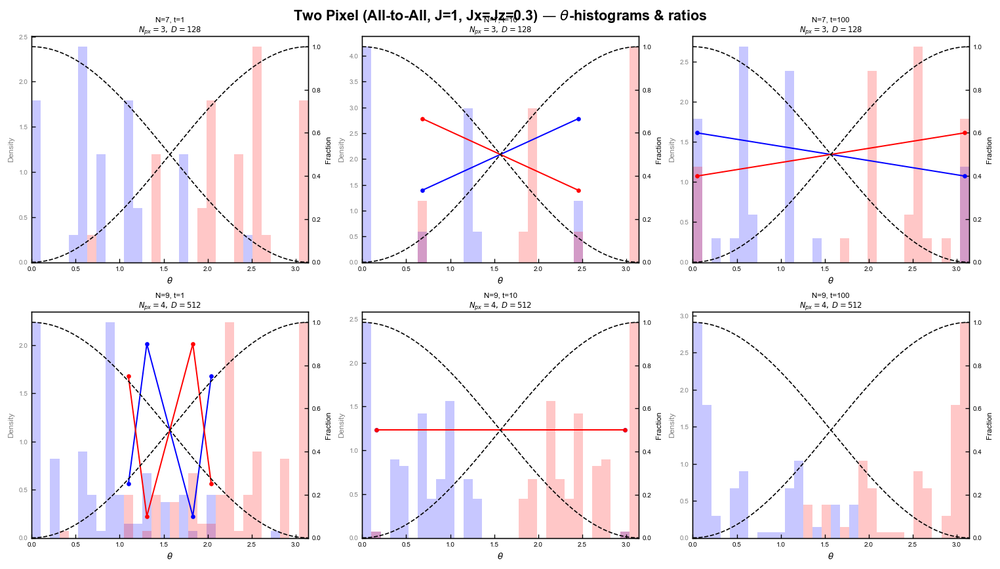
#> input picture tp_size_scan_all_to_all.png, 1000 x 569 px, shrunk from 1525 x 867 before the run
$ python build_zeus_atlas_presentation_assets.py --source ../tp_size_scan_all_to_all.png
#> lines starting #> are read from the running program, lines starting #| are printed output that depends on the picture
"""Build reproducible three-row assets for the Zeus-atlas Beamer deck.

Each output keeps one representative Hamiltonian point and all three
diagnostic rows: angular histograms, the connected Born ratio, and the Bloch
sphere.  Cropping is intentionally separate from the scientific plotters so
the presentation never recomputes or alters completed Zeus results.
"""

from __future__ import annotations

import argparse
from dataclasses import dataclass
from pathlib import Path

from PIL import Image


ROOT = Path(__file__).resolve().parents[1]
OUTPUT_ROOT = ROOT / "figures/zeus_single_pixel_atlas_presentation_2026-07-16"


@dataclass(frozen=True)
class CropSpec:
    """Describe a normalized crop of one atlas column."""

    source: Path
    destination: Path
    left: float
    right: float
    top: float = 0.045

    def validate(self) -> None:
        if not (0.0 <= self.left < self.right <= 1.0):
            raise ValueError(f"Invalid horizontal crop for {self.destination}: {self.left}, {self.right}")
        if not (0.0 <= self.top < 1.0):
            raise ValueError(f"Invalid top crop for {self.destination}: {self.top}")


def equal_column_spec(
    source: Path,
    destination: Path,
    column: int,
    columns: int,
    *,
    left_pad: float = 0.004,
    right_pad: float = 0.002,
) -> CropSpec:
    """Create a crop spec for one column in an equal-width atlas grid."""
    if not 0 <= column < columns:
        raise ValueError(f"column {column} is outside a {columns}-column atlas")
    left = 0.0 if column == 0 else column / columns + left_pad
    right = 1.0 if column == columns - 1 else (column + 1) / columns + right_pad
    return CropSpec(source=source, destination=destination, left=left, right=right)


HZ0_SOURCE = ROOT / "work/zeus_single_pixel_atlas_scaling_2026-07-14/hz0/N16/figures/N16_hz0_diagnostic_atlas_t1e3.png"
HZ_RESONANCE_SOURCE = ROOT / "work/zeus_single_pixel_atlas_scaling_2026-07-14/hz_resonance/N15/figures/N15_hz_atlas_center_0_t1e3.png"
JPM_SOURCE = ROOT / "work/zeus_single_pixel_atlas_scaling_2026-07-14/jpm_coupling/N15/figures/N15_jpm_sweep_atlas_t1e3.png"
JPM_HZ_ROOT = ROOT / "work/zeus_single_pixel_atlas_scaling_2026-07-14/jpm_hz/N14/figures"
TWO_PIXEL_HZ0_SOURCE = ROOT / "figures/conjecture_two_pixel_comparison_2026-07-16/atlases/hz0_t1e6_page01.png"


SPECS: dict[str, CropSpec] = {
    "matched_hz0": CropSpec(
        source=ROOT / "work/zeus_single_pixel_atlas_scaling_2026-07-14/hz0/N16/figures/N16_hz0_diagnostic_atlas_t1e3.png",
        destination=OUTPUT_ROOT / "N16_matched_hz0_t1e3.png",
        left=0.435,
        right=0.575,
    ),
    "hz_resonance": CropSpec(
        source=ROOT / "work/zeus_single_pixel_atlas_scaling_2026-07-14/hz_resonance/N15/figures/N15_hz_atlas_center_0_t1e3.png",
        destination=OUTPUT_ROOT / "N15_hz_resonance_p0p01_t1e3.png",
        left=0.604,
        right=0.802,
    ),
    "jpm_coupling": CropSpec(
        source=ROOT / "work/zeus_single_pixel_atlas_scaling_2026-07-14/jpm_coupling/N15/figures/N15_jpm_sweep_atlas_t1e3.png",
        destination=OUTPUT_ROOT / "N15_jpm_1_t1e3.png",
        left=0.671,
        right=0.752,
    ),
    "jpm_hz": CropSpec(
        source=ROOT / "work/zeus_single_pixel_atlas_scaling_2026-07-14/jpm_hz/N14/figures/N14_jpm_hz_atlas_center_p1_t1e3.png",
        destination=OUTPUT_ROOT / "N14_jpm_hz_p1_t1e3.png",
        left=0.404,
        right=0.602,
    ),
    "hz0_0": equal_column_spec(HZ0_SOURCE, OUTPUT_ROOT / "N16_hz0_0_t1e3.png", 0, 7, left_pad=0.006, right_pad=0.004),
    "hz0_0p09": equal_column_spec(HZ0_SOURCE, OUTPUT_ROOT / "N16_hz0_0p09_t1e3.png", 2, 7, left_pad=0.006, right_pad=0.004),
    "hz0_0p1": equal_column_spec(HZ0_SOURCE, OUTPUT_ROOT / "N16_hz0_0p1_t1e3.png", 3, 7, left_pad=0.006, right_pad=0.004),
    "hz0_0p2": equal_column_spec(HZ0_SOURCE, OUTPUT_ROOT / "N16_hz0_0p2_t1e3.png", 6, 7, left_pad=0.006, right_pad=0.004),
    "hz_m0p05": equal_column_spec(HZ_RESONANCE_SOURCE, OUTPUT_ROOT / "N15_hz_m0p05_t1e3.png", 0, 5, left_pad=0.010, right_pad=0.0),
    "hz_m0p01": equal_column_spec(HZ_RESONANCE_SOURCE, OUTPUT_ROOT / "N15_hz_m0p01_t1e3.png", 1, 5, left_pad=0.010, right_pad=0.0),
    "hz_0": equal_column_spec(HZ_RESONANCE_SOURCE, OUTPUT_ROOT / "N15_hz_0_t1e3.png", 2, 5, left_pad=0.010, right_pad=0.0),
    "hz_p0p01": equal_column_spec(HZ_RESONANCE_SOURCE, OUTPUT_ROOT / "N15_hz_p0p01_t1e3.png", 3, 5, left_pad=0.010, right_pad=0.0),
    "jpm_0": equal_column_spec(JPM_SOURCE, OUTPUT_ROOT / "N15_jpm_0_t1e3.png", 0, 12, left_pad=0.005, right_pad=0.0),
    "jpm_0p1": equal_column_spec(JPM_SOURCE, OUTPUT_ROOT / "N15_jpm_0p1_t1e3.png", 4, 12, left_pad=0.005, right_pad=0.0),
    "jpm_1": equal_column_spec(JPM_SOURCE, OUTPUT_ROOT / "N15_jpm_1_range_t1e3.png", 8, 12, left_pad=0.005, right_pad=0.0),
    "jpm_2": equal_column_spec(JPM_SOURCE, OUTPUT_ROOT / "N15_jpm_2_t1e3.png", 10, 12, left_pad=0.005, right_pad=0.0),
    "jpm_hz_m2": equal_column_spec(JPM_HZ_ROOT / "N14_jpm_hz_atlas_center_m2_t1e3.png", OUTPUT_ROOT / "N14_jpm_hz_m2_t1e3.png", 2, 5, left_pad=0.010, right_pad=0.0),
    "jpm_hz_0": equal_column_spec(JPM_HZ_ROOT / "N14_jpm_hz_atlas_center_0_t1e3.png", OUTPUT_ROOT / "N14_jpm_hz_0_t1e3.png", 2, 5, left_pad=0.010, right_pad=0.0),
    "jpm_hz_p1": equal_column_spec(JPM_HZ_ROOT / "N14_jpm_hz_atlas_center_p1_t1e3.png", OUTPUT_ROOT / "N14_jpm_hz_p1_range_t1e3.png", 2, 5, left_pad=0.010, right_pad=0.0),
    "jpm_hz_p2": equal_column_spec(JPM_HZ_ROOT / "N14_jpm_hz_atlas_center_p2_t1e3.png", OUTPUT_ROOT / "N14_jpm_hz_p2_t1e3.png", 2, 5, left_pad=0.010, right_pad=0.0),
    "two_hz0_0p09": equal_column_spec(TWO_PIXEL_HZ0_SOURCE, OUTPUT_ROOT / "ND8_two_hz0_0p09_t1e6.png", 2, 5, left_pad=0.010, right_pad=0.0),
    "two_hz0_0p1": equal_column_spec(TWO_PIXEL_HZ0_SOURCE, OUTPUT_ROOT / "ND8_two_hz0_0p1_t1e6.png", 3, 5, left_pad=0.010, right_pad=0.0),
}

ROW_RANGES: dict[str, tuple[float, float]] = {
    "p": (0.0, 0.305),
    "r": (0.325, 0.61),
    "bloch": (0.67, 0.95),
}


def row_destination(column_destination: Path, row_name: str) -> Path:
    return column_destination.with_name(f"{column_destination.stem}_{row_name}.png")


def crop_diagnostic_rows(column_destination: Path) -> None:
    """Split a tall 3-row column into slide-readable P, R, and Bloch panels."""
    with Image.open(column_destination) as image:
        width, height = image.size
        for row_name, (top, bottom) in ROW_RANGES.items():
            row = image.crop((0, round(top * height), width, round(bottom * height)))
            row.save(
                row_destination(column_destination, row_name),
                dpi=image.info.get("dpi", (150, 150)),
            )


def crop_atlas_column(spec: CropSpec) -> None:
    """Crop one atlas column while retaining its three diagnostic rows."""
    spec.validate()
    if not spec.source.is_file():
        raise FileNotFoundError(spec.source)
    with Image.open(spec.source) as image:
#> image is the input picture: PIL image 1000x569 RGBA; mean R, G, B, A 243.9, 239.1, 243.6, 255
        width, height = image.size
#> width = 1000; height = 569
        crop_box = (
            round(spec.left * width),
            round(spec.top * height),
            round(spec.right * width),
            height,
        )
#> crop_box = (435, 26, 575, 569)
        cropped = image.crop(crop_box)
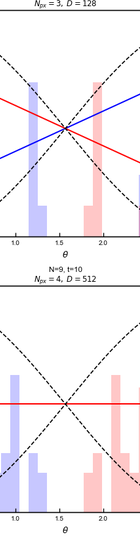
#> cropped: PIL image 140x543 RGBA; mean R, G, B, A 245.5, 240.5, 244.5, 255
        spec.destination.parent.mkdir(parents=True, exist_ok=True)
        cropped.save(spec.destination, dpi=image.info.get("dpi", (150, 150)))
    crop_diagnostic_rows(spec.destination)
#> the loop in crop_diagnostic_rows, `for row_name, (top, bottom) in ROW_RANGES.items():` made 3 passes
#> pass 1, in crop_diagnostic_rows, `row = image.crop((0, round(top * height), width, round(bottom * height..`:
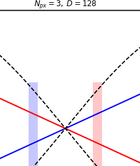
#> row: PIL image 140x166 RGBA; mean R, G, B, A 245.5, 241.5, 245.5, 255
#> pass 2, in crop_diagnostic_rows, `row = image.crop((0, round(top * height), width, round(bottom * height..`:
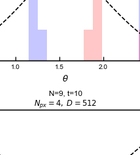
#> row: PIL image 140x155 RGBA; mean R, G, B, A 245.7, 243.4, 245.8, 255
#> pass 3, in crop_diagnostic_rows, `row = image.crop((0, round(top * height), width, round(bottom * height..`:
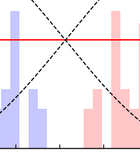
#> row: PIL image 140x152 RGBA; mean R, G, B, A 242.7, 232, 239.1, 255


def crop_matched_column(source: Path, destination: Path) -> None:
    """Backward-compatible entry point for the original matched-field crop."""
    base = SPECS["matched_hz0"]
    crop_atlas_column(
        CropSpec(source=source, destination=destination, left=base.left, right=base.right, top=base.top)
    )


def parse_args() -> argparse.Namespace:
    parser = argparse.ArgumentParser(description=__doc__)
    parser.add_argument(
        "--case",
        action="append",
        choices=tuple(SPECS),
        help="Build only the selected case; repeat for multiple cases. Default: all four.",
    )
    parser.add_argument("--source", type=Path, help="Legacy matched-field source override.")
    parser.add_argument("--output", type=Path, help="Legacy matched-field output override.")
    return parser.parse_args()


def main() -> None:
    args = parse_args()
    if args.source is not None or args.output is not None:
        base = SPECS["matched_hz0"]
        crop_matched_column(args.source or base.source, args.output or base.destination)
        return
    names = args.case or list(SPECS)
    for name in names:
        crop_atlas_column(SPECS[name])
        print(SPECS[name].destination)


if __name__ == "__main__":
    main()

$ run again, on tp_size_scan_ring.png
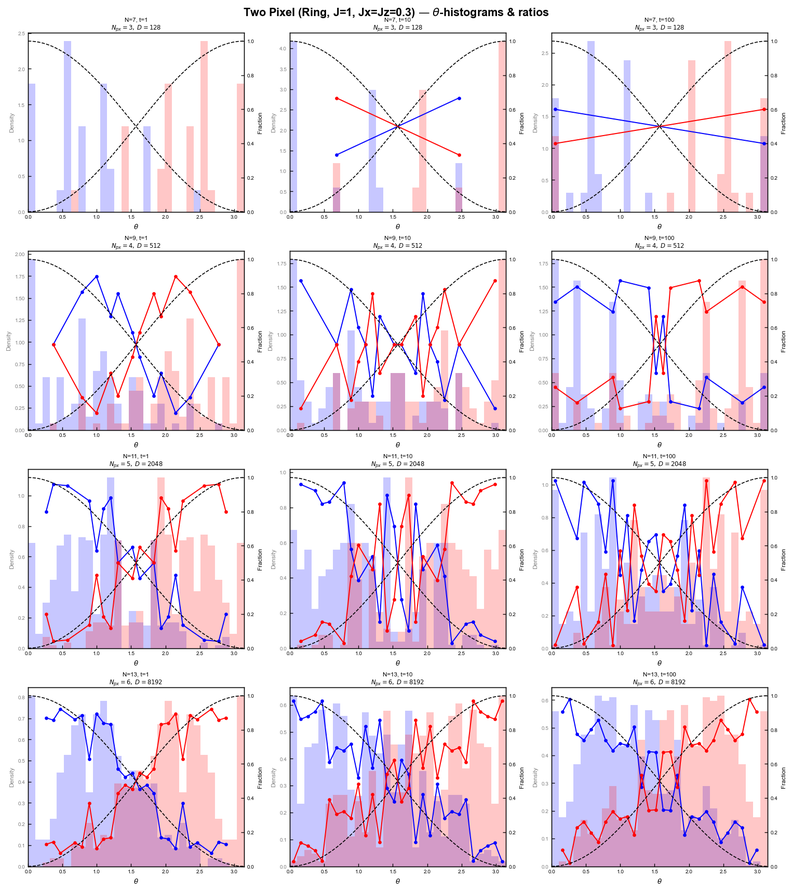
#> input picture tp_size_scan_ring.png, 792 x 891 px, shrunk from 1525 x 1715 before the run
#> in crop_atlas_column, image is the input picture: PIL image 792x891 RGBA; mean R, G, B, A 237.7, 226.1, 236.8, 255
#> in crop_atlas_column, `cropped = image.crop(crop_box)`:
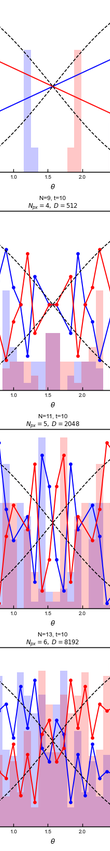
#> cropped: PIL image 110x851 RGBA; mean R, G, B, A 233.1, 214.4, 230.7, 255
#> the loop in crop_diagnostic_rows, `for row_name, (top, bottom) in ROW_RANGES.items():` made 3 passes
#> pass 3, in crop_diagnostic_rows, `row = image.crop((0, round(top * height), width, round(bottom * height..`:
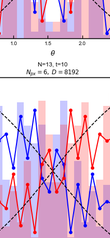
#> row: PIL image 110x238 RGBA; mean R, G, B, A 223.3, 193.4, 219.2, 255
